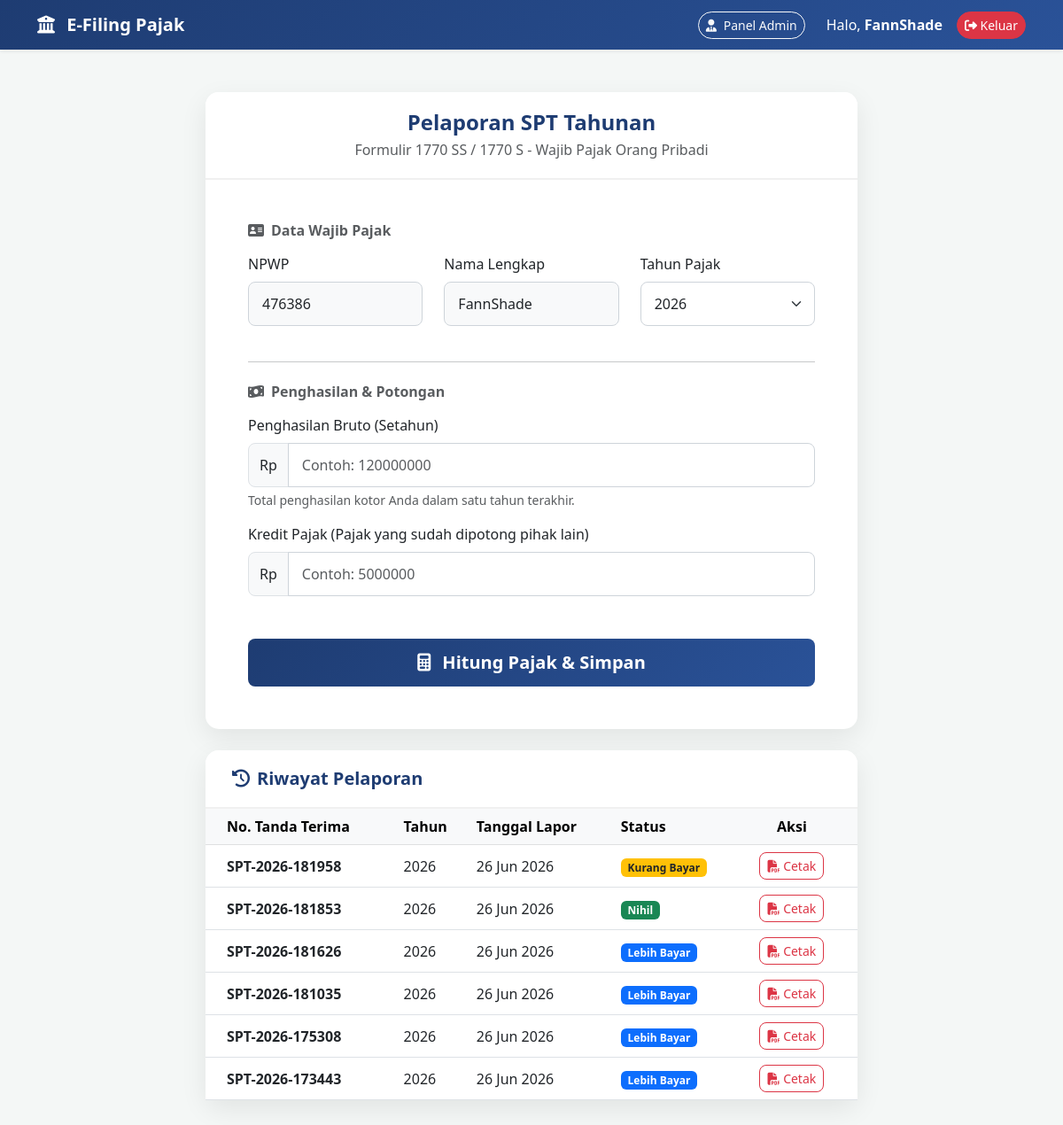
The page / (signed in) on the database its author committed.
### pajak_app/models.py (models this page shows, shortened)
class SPTTahunan(models.Model):
    no_lapor = models.CharField(max_length=20, primary_key=True)
    npwp = models.ForeignKey(WajibPajak, on_delete=models.CASCADE, db_column='npwp')
    tahun = models.CharField(max_length=4)
    bruto = models.DecimalField(max_digits=15, decimal_places=2, default=0)
    kredit_pajak = models.DecimalField(max_digits=15, decimal_places=2, default=0)
    terutang = models.DecimalField(max_digits=15, decimal_places=2, default=0)
    status = models.CharField(max_length=15)
    tgl_lapor = models.DateTimeField(default=timezone.now)
    class Meta:
        db_table = 'tb_spt_tahunan'

### pajak_app/views.py (the view, shortened to what this page needs)
# urls.py: path('', views.halaman_form_spt, name='form_spt'),
def halaman_form_spt(request):
    context = {}
    if request.session.get('npwp'):
        npwp_login = request.session.get('npwp')
        context['riwayat'] = SPTTahunan.objects.filter(npwp__npwp=npwp_login).order_by('-tgl_lapor')
    return render(request, 'form_spt.html', context)

### pajak_app/templates/form_spt.html (shortened to what this page needs)
{% load humanize %}
<!DOCTYPE html>
<html lang="id">
<head>
    <link href="https://cdn.jsdelivr.net/npm/bootstrap@5.3.0/dist/css/bootstrap.min.css" rel="stylesheet">
    <link rel="stylesheet" href="https://cdnjs.cloudflare.com/ajax/libs/font-awesome/6.4.0/css/all.min.css">
</head>
<body>
    <nav class="navbar navbar-expand-lg navbar-dark navbar-elegant shadow-sm mb-5">
        <div class="container">
            <a class="navbar-brand fw-bold" href="{% url 'form_spt' %}">
                <i class="fa-solid fa-building-columns me-2"></i> E-Filing Pajak
            </a>
            <div class="d-flex text-white align-items-center">
                <a href="/admin/" target="_blank" class="btn btn-outline-light btn-sm me-4" style="border-radius: 20px;">
                    <i class="fa-solid fa-user-tie me-1"></i> Panel Admin
                </a>
                {% if request.session.npwp %}
                    <span class="me-3">Halo, <strong>{{ request.session.nama }}</strong></span>
                    <a href="{% url 'logout_view' %}" class="btn btn-danger btn-sm rounded-pill"><i class="fa-solid fa-right-from-bracket"></i> Keluar</a>
                {% else %}
                    <a href="{% url 'login_view' %}" class="text-white text-decoration-none">
                        <i class="fa-solid fa-circle-user fs-4 me-1 align-middle"></i> Wajib Pajak (Login)
                    </a>
                {% endif %}
            </div>
        </div>
    </nav>
    <div class="container pb-5">
        <div class="row justify-content-center">
            <div class="col-lg-8">
                <div class="card card-elegant">
                    <div class="card-header-elegant text-center">
                        <h4 class="fw-bold mb-0" style="color: #1e3c72;">Pelaporan SPT Tahunan</h4>
                        <p class="text-muted mb-0 mt-1">
                            {% if jenis_formulir %}
                                {{ jenis_formulir }}
                            {% else %}
                                Formulir 1770 SS / 1770 S
                            {% endif %}
                            - Wajib Pajak Orang Pribadi
                        </p>
                    </div>
                    <div class="card-body p-4 p-md-5">
                        <form action="" method="POST">
                          <h6 class="fw-bold text-muted mb-3"><i class="fa-solid fa-address-card me-2"></i>Data Wajib Pajak</h6>
                            <div class="row mb-4">
                               <div class="col-md-4 mb-3">
                                    <label class="form-label">NPWP</label>
                                    <input type="text" name="npwp" class="form-control {% if request.session.npwp %}bg-light{% endif %}" value="{{ request.session.npwp }}" placeholder="Masukkan NPWP" {% if request.session.npwp %}readonly{% endif %} required>
                                </div>
                                <div class="col-md-4 mb-3">
                                    <label class="form-label">Nama Lengkap</label>
                                    <input type="text" name="nama" class="form-control {% if request.session.nama %}bg-light{% endif %}" value="{{ request.session.nama }}" placeholder="Masukkan Nama Lengkap" {% if request.session.nama %}readonly{% endif %} required>
                                </div>
                                <div class="col-md-4 mb-3">
                                    <label class="form-label">Tahun Pajak</label>
                                    <select class="form-select" name="tahun">
                                        <option value="2026" selected>2026</option>
                                    </select>
                                </div>
                            </div>
                            <hr class="mb-4">
                            <h6 class="fw-bold text-muted mb-3"><i class="fa-solid fa-money-bill-wave me-2"></i>Penghasilan & Potongan</h6>
                            <div class="mb-3">
                                <label class="form-label">Penghasilan Bruto (Setahun)</label>
                                <div class="input-group">
                                    <span class="input-group-text">Rp</span>
                                    <input type="number" name="bruto" class="form-control" placeholder="Contoh: 120000000" required>
                                </div>
                                <div class="form-text">Total penghasilan kotor Anda dalam satu tahun terakhir.</div>
                            </div>
                            <div class="mb-4">
                                <label class="form-label">Kredit Pajak (Pajak yang sudah dipotong pihak lain)</label>
                                <div class="input-group">
                                    <span class="input-group-text">Rp</span>
                                    <input type="number" name="kredit_pajak" class="form-control" placeholder="Contoh: 5000000" required>
                                </div>
                            </div>
                            <div class="d-grid mt-5">
                                <button type="submit" class="btn btn-elegant btn-lg">
                                    <i class="fa-solid fa-calculator me-2"></i> Hitung Pajak & Simpan
                                </button>
                            </div>
                        </form>
                    </div>
                </div>
                {% if request.session.npwp %}
                <div class="card card-elegant mt-4 mb-5">
                    <div class="card-header-elegant d-flex justify-content-between align-items-center">
                        <h5 class="fw-bold mb-0" style="color: #1e3c72;"><i class="fa-solid fa-clock-rotate-left me-2"></i>Riwayat Pelaporan</h5>
                    </div>
                    <div class="card-body p-0">
                        <div class="table-responsive">
                            <table class="table table-hover align-middle mb-0">
                                <thead class="table-light">
                                    <tr>
                                        <th class="ps-4">No. Tanda Terima</th>
                                        <th>Tahun</th>
                                        <th>Tanggal Lapor</th>
                                        <th>Status</th>
                                        <th class="text-center pe-4">Aksi</th>
                                    </tr>
                                </thead>
                                <tbody>
                                    {% for spt in riwayat %}
                                    <tr>
                                        <td class="ps-4"><strong>{{ spt.no_lapor }}</strong></td>
                                        <td>{{ spt.tahun }}</td>
                                        <td>{{ spt.tgl_lapor|date:"d M Y" }}</td>
                                        <td>
                                            {% if spt.status == 'Nihil' %}
                                                <span class="badge bg-success">Nihil</span>
                                            {% elif spt.status == 'Kurang Bayar' %}
                                                <span class="badge bg-warning text-dark">Kurang Bayar</span>
                                            {% else %}
                                                <span class="badge bg-primary">Lebih Bayar</span>
                                            {% endif %}
                                        </td>
                                        <td class="text-center pe-4">
                                            <a href="{% url 'cetak_pdf' spt.no_lapor %}" target="_blank" class="btn btn-sm btn-outline-danger" style="border-radius: 8px;">
                                                <i class="fa-solid fa-file-pdf"></i> Cetak
                                            </a>
                                        </td>
                                    </tr>
                                    {% endfor %}
                                </tbody>
                            </table>
                        </div>
                    </div>
                </div>
                {% endif %}
            </div>
        </div>
    </div>
</body>
</html>

### pajak_app/templates/form_spt.html (style rules this page uses)
body { background-color: #f4f7f6; font-family: 'Segoe UI', Tahoma, Geneva, Verdana, sans-serif; }
.navbar-elegant { background: linear-gradient(135deg, #1e3c72 0%, #2a5298 100%); }
.card-elegant { border: none; border-radius: 15px; box-shadow: 0 10px 30px rgba(0,0,0,0.08); }
.card-header-elegant { background-color: #fff; border-bottom: 2px solid #f0f0f0; border-radius: 15px 15px 0 0 !important; padding: 20px 30px; }
.form-control, .form-select { border-radius: 8px; padding: 12px 15px; border: 1px solid #ced4da; }
.btn-elegant { background: linear-gradient(135deg, #1e3c72 0%, #2a5298 100%); color: white; border: none; border-radius: 8px; padding: 12px 20px; font-weight: 600; transition: all 0.3s ease; }
.input-group-text { background-color: #f8f9fa; border-radius: 8px 0 0 8px; }

### rows shown on the page
SPTTahunan: no_lapor "SPT-2026-181958", tahun "2026", tgl_lapor "26 Jun 2026", status "Kurang Bayar"
SPTTahunan: no_lapor "SPT-2026-181853", tahun "2026", tgl_lapor "26 Jun 2026", status "Nihil"
SPTTahunan: no_lapor "SPT-2026-181626", tahun "2026", tgl_lapor "26 Jun 2026", status "Lebih Bayar"
SPTTahunan: no_lapor "SPT-2026-181035", tahun "2026", tgl_lapor "26 Jun 2026", status "Lebih Bayar"
SPTTahunan: no_lapor "SPT-2026-175308", tahun "2026", tgl_lapor "26 Jun 2026", status "Lebih Bayar"
SPTTahunan: no_lapor "SPT-2026-173443", tahun "2026", tgl_lapor "26 Jun 2026", status "Lebih Bayar"

### other values the page prints
{{ request.session.nama }} "FannShade"
